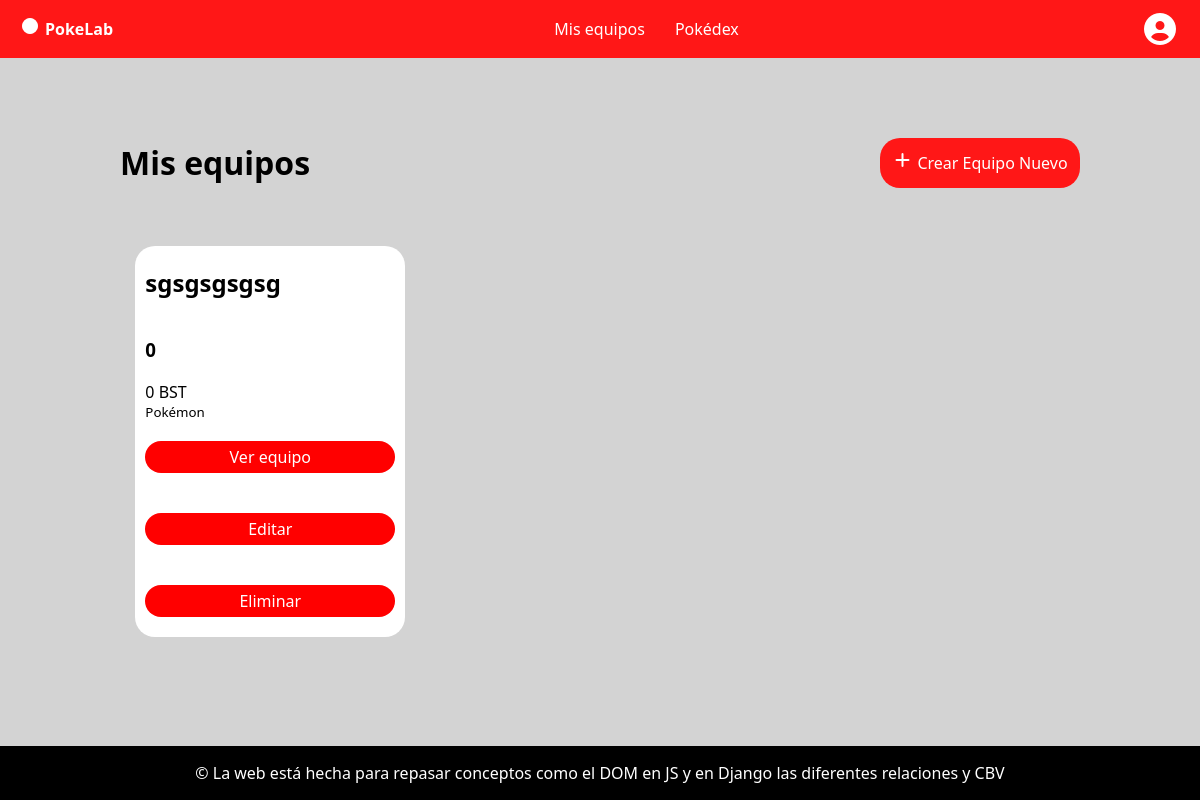
Before: / with the older database file.
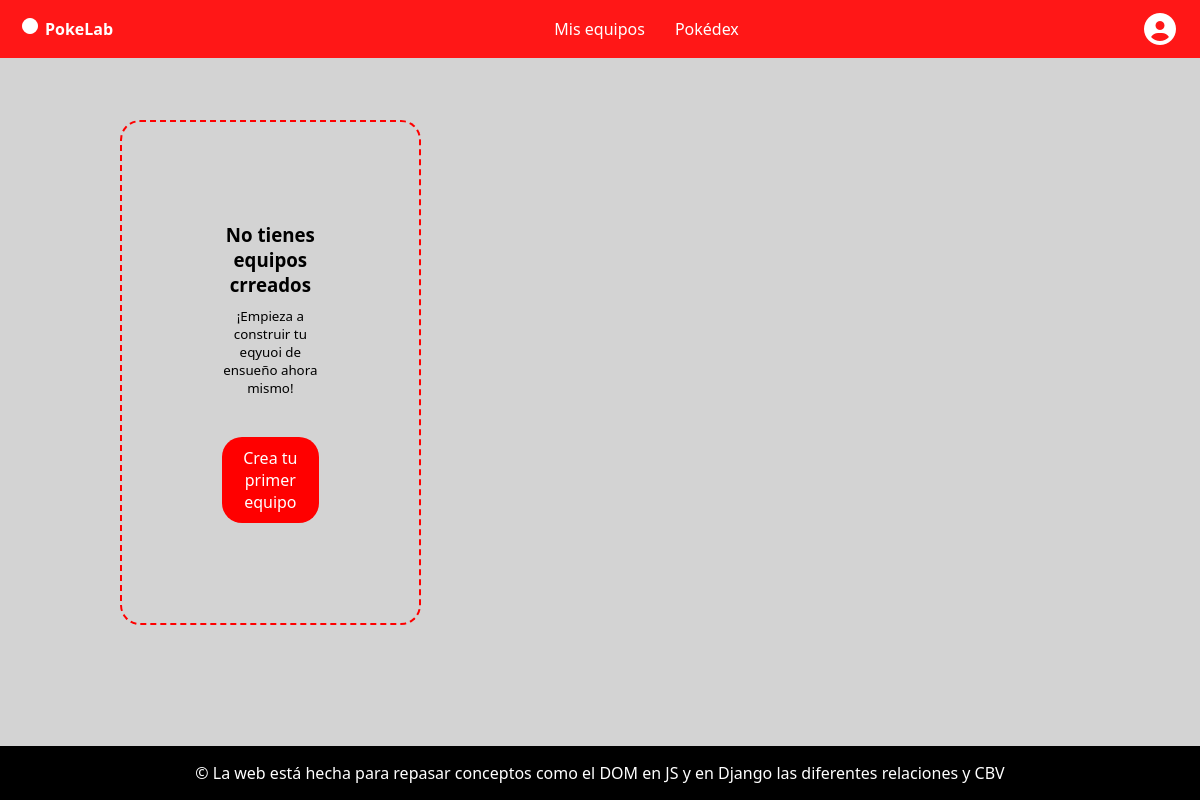
After: the same page with the newer database file.
### core/models.py (models this page shows)
class Team(models.Model):
    name = models.CharField(max_length=50)
    description = models.TextField()
    def __str__(self) -> str:
        return f"{self.name}"
    def calculate_bst_total(self):
        total = 0
        for pokemon in self.pokemon_set.all():
            total = pokemon.attack + pokemon.defense
        return total

### core/views.py (the view)
# urls.py: path('', list_teams.as_view(), name='home'),
class list_teams(ListView):
    model = Team
    template_name = 'core/home.html'
    context_object_name = 'teams'
    def get_queryset(self):
        return Team.objects.annotate(num_pokemon = Count('pokemon'))

### core/templates/core/home.html (shortened to what this page needs)
{% extends 'core/base.html' %}
    {% block content %}
    <main>
        {% if teams %}
            <div class="section-tittlecta">
                <h1 class="tittle-section">Mis equipos</h1>
                <a href="{% url 'add_team' %}" class="button-create"><span><i class="fa-solid fa-plus"></i>Crear Equipo Nuevo</span></a>
            </div>
            <section>
                {% for team in teams %}
            <article class="card">
                    <h2>{{team}}</h2>
                    <h1>{{team.num_pokemon}}</h1>
                    <span>{{team.calculate_bst_total}} BST</span>
                    <small>Pokémon</small>
                    <a href="{% url 'detail_team' team.pk %}" class="button-card">Ver equipo</a>
                    <a href="{% url 'update_team' pk=team.pk%}" class="button-card">Editar</a>
                    <a href="{% url 'delete_team' team.pk %}" class="button-card">Eliminar</a>
                </article>
                {% endfor %}
            </section>
        {% else %}
            <section>
                <article class="none-team">
                    <div class="info">
                    <h3>No tienes equipos crreados</h3>
                    <small>¡Empieza a construir tu eqyuoi de ensueño ahora mismo!</small>
                    </div>
                    <a class="button-none-team" href="{% url 'add_team' %}">Crea tu primer equipo</a>
                </article>
            </section>
        {% endif %}
    </main>
    {% endblock %}

Changed rows visible on the page:
removed Team: name "sgsgsgsgsg", num_pokemon "0", calculate_bst_total "0"
Other visible differences:
text no longer shown: "Mis equipos Crear Equipo Nuevo"
text now shown: "No tienes equipos crreados ¡Empieza a construir tu eqyuoi de ensueño ahora mismo! Crea tu primer equipo"
